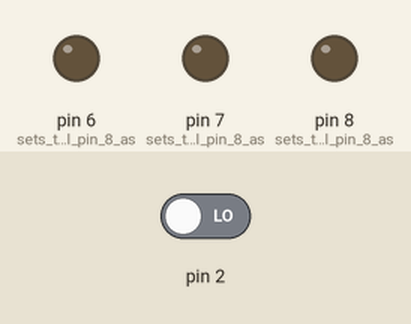
Recording of a sketch running on a simulated Arduino Uno, built with avr-gcc and run on an emulated ATmega328P. Parts: output pins drawn as LEDs (lit = HIGH). The inputs (shaded band) are chosen by the test bench; at power-on: pin 2 LOW.

Above: at 1.2 s.
1.3 s: pin 2 driven HIGH
At 2.0 s:
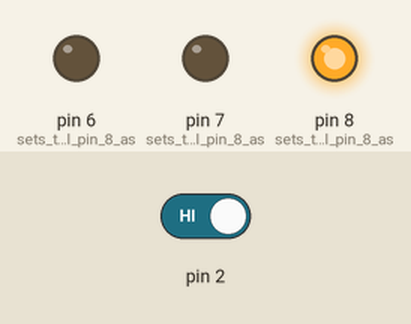
At 4.1 s:
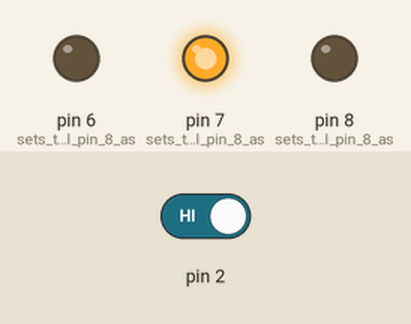
7.3 s: pin 2 driven LOW
At 7.8 s:
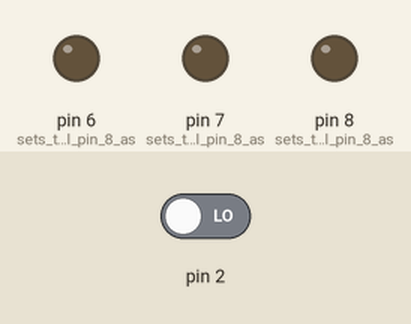
Timing chart, 0 to 10.3 s (numbered marks = the images above; inputs shaded):
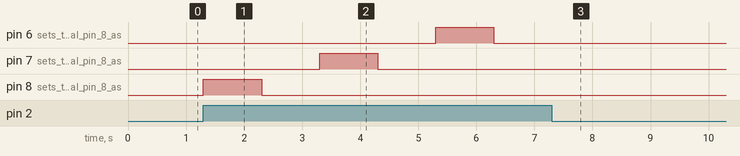

Measured:
- after the input at 1.3 s, pin 6 (sets_the_digital_pin_8_as): LOW → HIGH after 4.0 s, → LOW 1.0 s later; pin 7 (sets_the_digital_pin_8_as): LOW → HIGH after 2.0 s, → LOW 1.0 s later; pin 8 (sets_the_digital_pin_8_as): LOW → HIGH at once, → LOW 1.0 s later
- after the input at 7.3 s, pin 6 (sets_the_digital_pin_8_as): stays LOW (without the input it goes to HIGH after 4.0 s); pin 7 (sets_the_digital_pin_8_as): stays LOW (without the input it goes to HIGH after 2.0 s); pin 8 (sets_the_digital_pin_8_as): stops changing and stays LOW

The sketch:

ThreeBlink.ino
```cpp
//Sean Matheis
//Jake Higgins

void setup() {
  pinMode(8, OUTPUT);    // sets the digital pin 8 as output
  pinMode(7, OUTPUT);    // sets the digital pin 8 as output
  pinMode(6, OUTPUT);    // sets the digital pin 8 as output
  pinMode(2, INPUT);
}

void loop() {

  if((digitalRead(2)) == HIGH){
    digitalWrite(8, HIGH); // sets the digital pin 8 on
    delay(1000);            // waits for a second
    digitalWrite(8, LOW);  // sets the digital pin 8 off
    delay(1000);            // waits for a second

    digitalWrite(7, HIGH); // sets the digital pin 7 on
    delay(1000);            // waits for a second
    digitalWrite(7, LOW);  // sets the digital pin 7 off
    delay(1000);            // waits for a second

    digitalWrite(6, HIGH); // sets the digital pin 6 on
    delay(1000);            // waits for a second
    digitalWrite(6, LOW);  // sets the digital pin 6 off
    delay(1000);            // waits for a second
  }
}
```
